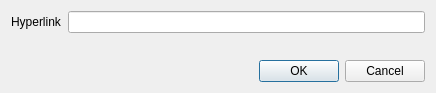
<?xml version="1.0" encoding="UTF-8"?>
<ui version="4.0">
 <class>Dialog</class>
 <widget class="QDialog" name="Dialog">
  <property name="windowModality">
   <enum>Qt::WindowModal</enum>
  </property>
  <property name="geometry">
   <rect>
    <x>0</x>
    <y>0</y>
    <width>436</width>
    <height>93</height>
   </rect>
  </property>
  <property name="windowTitle">
   <string>Set hyperlink</string>
  </property>
  <layout class="QVBoxLayout" name="verticalLayout">
   <item>
    <layout class="QFormLayout" name="formLayout">
     <item row="0" column="0">
      <widget class="QLabel" name="label">
       <property name="text">
        <string>Hyperlink</string>
       </property>
      </widget>
     </item>
     <item row="0" column="1">
      <widget class="QLineEdit" name="hlink"/>
     </item>
    </layout>
   </item>
   <item>
    <widget class="QDialogButtonBox" name="buttonBox">
     <property name="orientation">
      <enum>Qt::Horizontal</enum>
     </property>
     <property name="standardButtons">
      <set>QDialogButtonBox::Cancel|QDialogButtonBox::Ok</set>
     </property>
    </widget>
   </item>
  </layout>
 </widget>
 <resources/>
 <connections>
  <connection>
   <sender>buttonBox</sender>
   <signal>accepted()</signal>
   <receiver>Dialog</receiver>
   <slot>accept()</slot>
   <hints>
    <hint type="sourcelabel">
     <x>248</x>
     <y>254</y>
    </hint>
    <hint type="destinationlabel">
     <x>157</x>
     <y>274</y>
    </hint>
   </hints>
  </connection>
  <connection>
   <sender>buttonBox</sender>
   <signal>rejected()</signal>
   <receiver>Dialog</receiver>
   <slot>reject()</slot>
   <hints>
    <hint type="sourcelabel">
     <x>316</x>
     <y>260</y>
    </hint>
    <hint type="destinationlabel">
     <x>286</x>
     <y>274</y>
    </hint>
   </hints>
  </connection>
 </connections>
</ui>
